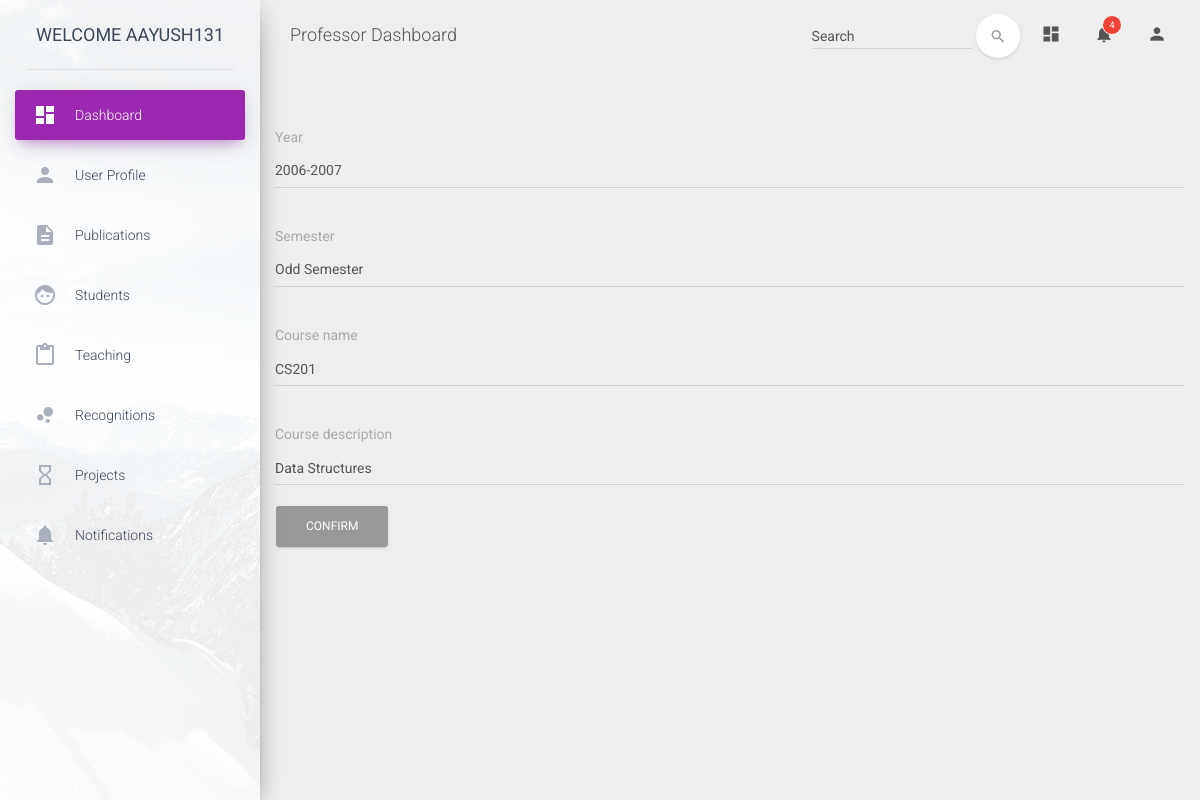
Screenshot of /test/teaching/2/edit (signed in) with the database file from the repository.
### details/models.py (models this page shows)
class TeachingDetails(models.Model):
    username = models.ForeignKey(User, on_delete=models.CASCADE)
    year=models.CharField(max_length=255, choices=YEAR_CHOICES)
    semester = models.CharField(max_length=255, choices=SEM_CHOICES)
    course_name = models.CharField(max_length=255)
    course_description = models.CharField(max_length=255)

### details/views.py (the view)
# urls.py: url(r'^teaching/(?P<pk>\d+)/edit$', views.Teaching_Edit, name='teaching_edit'),
@login_required
def Teaching_Edit(request, pk):
    instance = TeachingDetails.objects.get(pk=pk)
    form = TeachingForm(request.POST or None, instance=instance)
    if form.is_valid():
          form.save()
          return redirect('/test/teaching')
    return render(request,'teaching_edit.html',{'form':form})

### details/forms.py
class TeachingForm(ModelForm):
    class Meta:
        model = TeachingDetails
        fields = ("year","semester","course_name","course_description")

### details/templates/teaching_edit.html (shortened to what this page needs)
{% extends "dashboard.html" %}
{% load bootstrap3 %}
{% block content %}
<form method="post">
  {% bootstrap_form form %}
  <input type="submit" value="Confirm" class="btn btn-default">
</form>
{% endblock %}

### templates/dashboard.html (shortened to what this page needs)
<!doctype html>
<html lang="en">
<head>
    {% load staticfiles %}
    <link href="{% static "dashboard/assets/css/bootstrap.min.css" %}" rel="stylesheet" />
    <link href="{% static "dashboard/assets/css/material-dashboard.css" %}" rel="stylesheet" />
    <link href="http://maxcdn.bootstrapcdn.com/font-awesome/latest/css/font-awesome.min.css" rel="stylesheet">
</head>
<body>
    <div class="wrapper">
        <div class="sidebar" data-color="purple" data-image="{% static "dashboard/assets/img/sidebar-1.jpg" %}">
            <div class="logo">
                <a href="/" class="simple-text">
                    Welcome {{request.user.username}}
                </a>
            </div>
            <div class="sidebar-wrapper">
                <ul class="nav">
                    <li class="active">
                        <a href="dashboard.html">
                            <i class="material-icons">dashboard</i>
                            <p>Dashboard</p>
                        </a>
                    </li>
                    <li>
                        <a href="/test/about_me">
                            <i class="material-icons">person</i>
                            <p>User Profile</p>
                        </a>
                    </li>
                    <li>
                        <a href="/test/publication">
                          <i class="material-icons">description</i>
                            <p>Publications</p>
                        </a>
                    </li>
                    <li>
                        <a href="/test/students">
                            <i class="material-icons">face</i>
                            <p>Students</p>
                        </a>
                    </li>
                    <li>
                        <a href="/test/teaching">
                            <i class="material-icons">content_paste</i>
                            <p>Teaching</p>
                        </a>
                    </li>
                    <li>
                        <a href="/test/recognition">
                            <i class="material-icons">bubble_chart</i>
                            <p>Recognitions</p>
                        </a>
                    </li>
                    <li>
                        <a href="/test/project">
                            <i class="material-icons">hourglass_empty</i>
                            <p>Projects</p>
                        </a>
                    </li>
                    <li>
                        <a href="/test/notifications">
                            <i class="material-icons text-gray">notifications</i>
                            <p>Notifications</p>
                        </a>
                    </li>
                </ul>
            </div>
        </div>
        <div class="main-panel">
            <nav class="navbar navbar-transparent navbar-absolute">
                <div class="container-fluid">
                    <div class="navbar-header">
                        <a class="navbar-brand" href="google.com"> Professor Dashboard </a>
                    </div>
                    <div class="collapse navbar-collapse">
                        <ul class="nav navbar-nav navbar-right">
                            <li>
                                <a href="#pablo" class="dropdown-toggle" data-toggle="dropdown">
                                    <i class="material-icons">dashboard</i>
                                </a>
                            </li>
                            <li class="dropdown">
                                <a href="#" class="dropdown-toggle" data-toggle="dropdown">
                                    <i class="material-icons">notifications</i>
                                    <span class="notification">4</span>
                                </a>
                            </li>
                            <li>
                                <a href="#pablo" class="dropdown-toggle" data-toggle="dropdown">
                                    <i class="material-icons">person</i>
                                </a>
                            </li>
                        </ul>
                        <form class="navbar-form navbar-right" role="search">
                            <div class="form-group  is-empty">
                                <input type="text" class="form-control" placeholder="Search">
                            </div>
                            <button type="submit" class="btn btn-white btn-round btn-just-icon">
                                <i class="material-icons">search</i>
                                <div class="ripple-container"></div>
                            </button>
                        </form>
                    </div>
                </div>
            </nav>
            <div class="content">
              {% block content %}
              {% endblock %}
            </div>
        </div>
    </div>
</body>
</html>

### rows the page displays
TeachingDetails: year "2006-2007", semester "Odd Semester", course_name "CS201", course_description "Data Structures"

### other values shown
{{ request.user.username }} "AAYUSH131"
